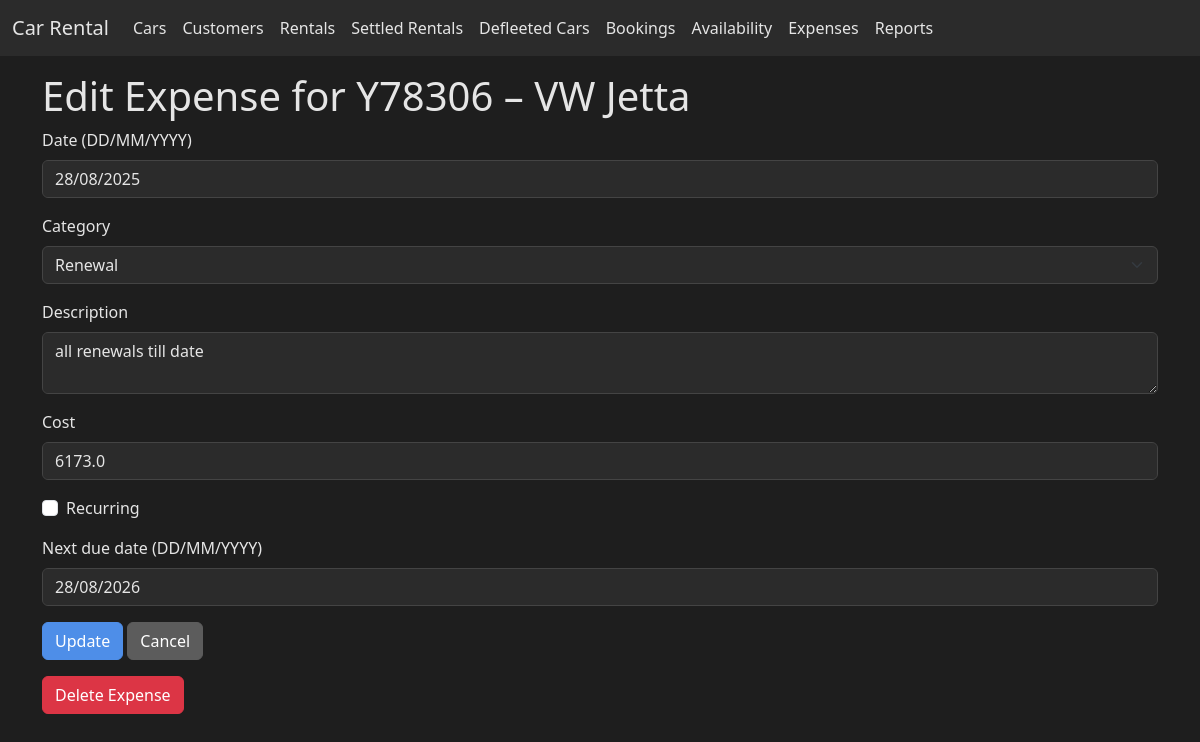
/expenses/edit/1, run on the app's committed database.
### app.py (models this page shows, shortened)
class Car(db.Model):
    id = db.Column(db.Integer, primary_key=True)
    model = db.Column(db.String(120), nullable=False)
    model_year = db.Column(db.Integer)
    licence_plate = db.Column(db.String(20), unique=True)
    colour = db.Column(db.String(50))
    mileage_at_purchase = db.Column(db.Integer)
    purchase_price = db.Column(db.Float)
    initial_investment = db.Column(db.Float)
    salik_tag = db.Column(db.String(50))
    registration_date = db.Column(db.Date)
    tracker_installed = db.Column(db.Boolean, default=False)
    passing_cost = db.Column(db.Float)
    registration_cost = db.Column(db.Float)
    insurance_cost = db.Column(db.Float)
    planned_rent = db.Column(db.Float)
    rentals = db.relationship('Rental', back_populates='car')
    expenses = db.relationship('Expense', back_populates='car')
    fines = db.relationship('Fine', back_populates='car')
    damages = db.relationship('Damage', back_populates='car')

class Expense(db.Model):
    id = db.Column(db.Integer, primary_key=True)
    car_id = db.Column(db.Integer, db.ForeignKey('car.id'))
    date = db.Column(db.Date, default=datetime.utcnow)
    category = db.Column(db.String(100))
    description = db.Column(db.Text)
    cost = db.Column(db.Float)
    recurring = db.Column(db.Boolean, default=False)
    next_due_date = db.Column(db.Date, nullable=True)
    car = db.relationship('Car', back_populates='expenses')

### app.py (the view, shortened to what this page needs)
@app.route('/expenses/edit/<int:expense_id>', methods=['GET', 'POST'])
def edit_expense(expense_id: int):
    expense = Expense.query.get_or_404(expense_id)
    car = expense.car
    date_str = expense.date.strftime('%d/%m/%Y') if expense.date else ''
    next_due_str = expense.next_due_date.strftime('%d/%m/%Y') if expense.next_due_date else ''
    return render_template('edit_expense.html', expense=expense, car=car, date_str=date_str, next_due_str=next_due_str)

### templates/edit_expense.html (shortened to what this page needs)
{% extends 'base.html' %}
{% block content %}
<h1>Edit Expense for {{ car.licence_plate }} – {{ car.model }}</h1>
<form method="post">
  <div class="mb-3">
    <label class="form-label">Date (DD/MM/YYYY)</label>
    <input type="text" class="form-control datepicker" name="date" value="{{ date_str }}" placeholder="dd/mm/yyyy" required>
  </div>
  <div class="mb-3">
    <label class="form-label">Category</label>
    <select class="form-select" name="category" required>
      <option value="Renewal" {% if expense.category == 'Renewal' %}selected{% endif %}>Renewal</option>
    </select>
  </div>
  <div class="mb-3">
    <label class="form-label">Description</label>
    <textarea class="form-control" name="description">{{ expense.description }}</textarea>
  </div>
  <div class="mb-3">
    <label class="form-label">Cost</label>
    <input type="number" step="0.01" class="form-control" name="cost" value="{{ expense.cost }}" required>
  </div>
  <div class="form-check mb-3">
    <input class="form-check-input" type="checkbox" name="recurring" id="recurring" {% if expense.recurring %}checked{% endif %}>
    <label class="form-check-label" for="recurring">Recurring</label>
  </div>
  <div class="mb-3">
    <label class="form-label">Next due date (DD/MM/YYYY)</label>
    <input type="text" class="form-control datepicker" name="next_due_date" value="{{ next_due_str }}" placeholder="dd/mm/yyyy">
  </div>
  <button type="submit" class="btn btn-primary">Update</button>
  <a href="{{ url_for('expenses_by_car', car_id=car.id) }}" class="btn btn-secondary">Cancel</a>
</form>
<form action="{{ url_for('delete_expense', expense_id=expense.id) }}" method="post" class="mt-3" onsubmit="return confirm('Delete this expense?');">
  <button type="submit" class="btn btn-danger">Delete Expense</button>
</form>
{% endblock %}

### static/style.css (style rules this page uses)
body { background-color: #1e1e1e; color: #e5e5e5; }
a { color: #6ab7ff; }
.btn-primary { background-color: #4e8ee8; border-color: #4e8ee8; }
.btn-secondary { background-color: #5c5c5c; border-color: #5c5c5c; }
.form-control, .form-select, textarea { background-color: #2b2b2b; border: 1px solid #444; color: #e5e5e5; }
.btn-danger { background-color: #dc3545; border-color: #dc3545; color: #ffffff; }

### data on the page
Car: licence_plate "Y78306", model "VW Jetta"
Expense: category "Renewal", description "all renewals till date", cost "6173.0"
